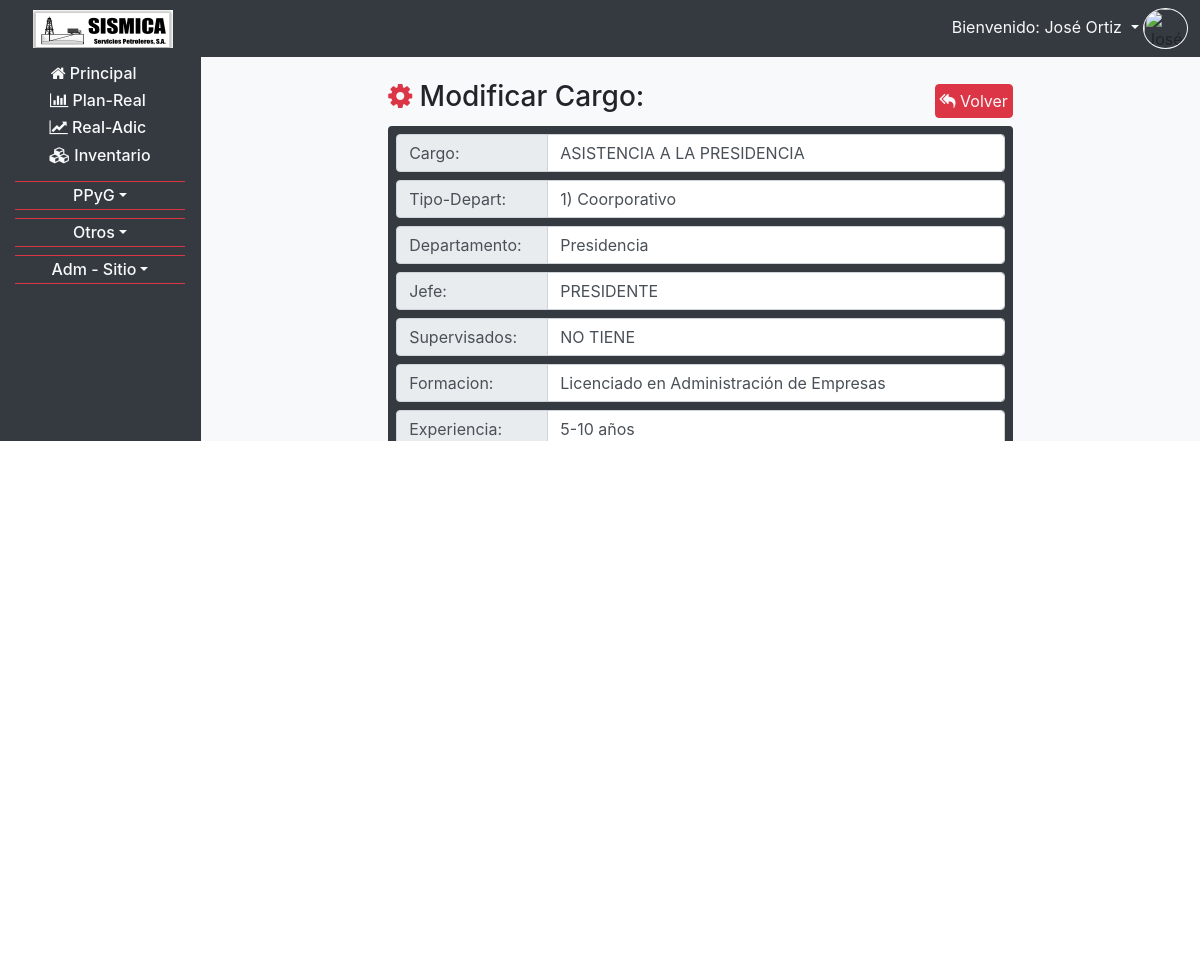
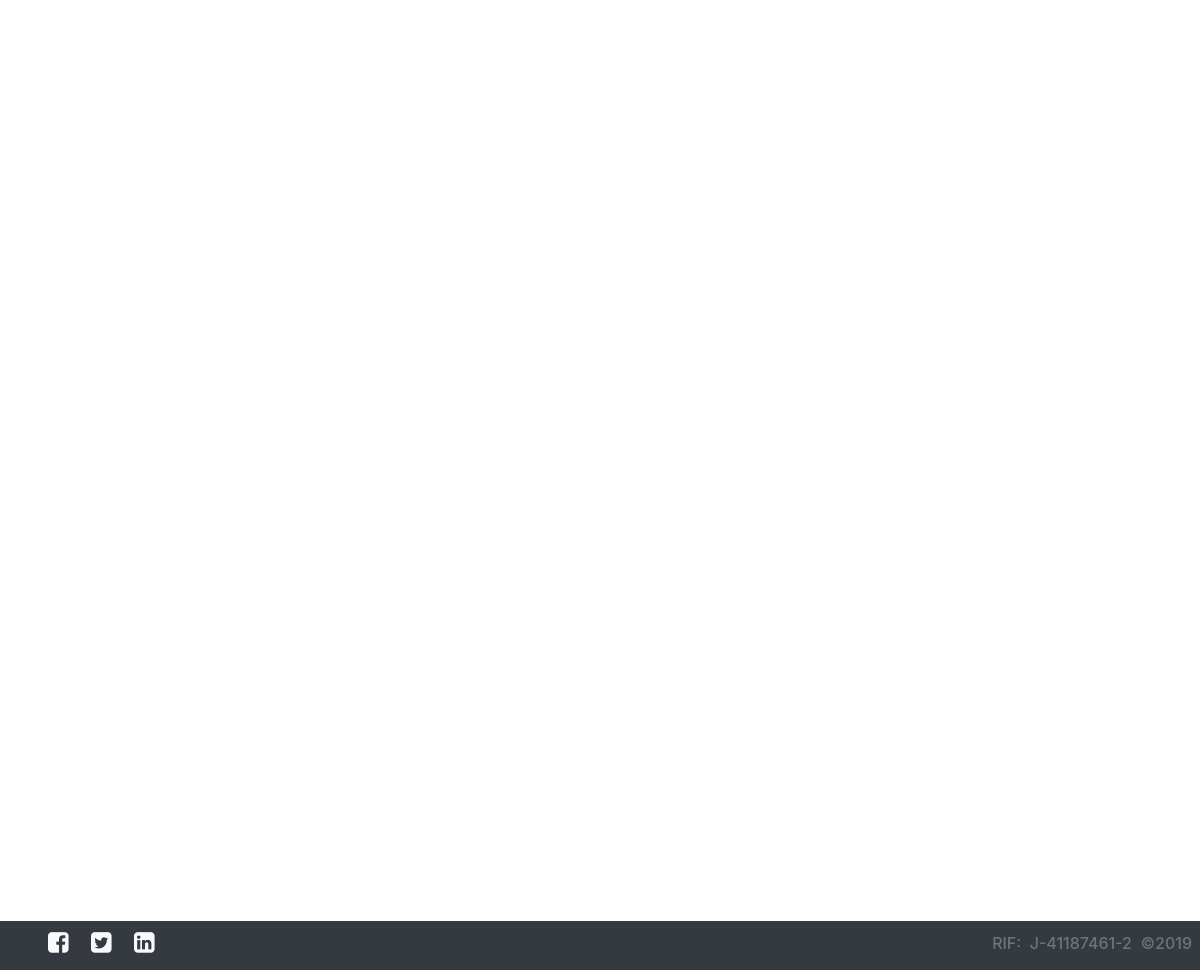
Page /CRUD_cargos.php?NA_Accion=actualizar&NA_Id=1 (signed in) on the committed database (2 pictures, top to bottom).
### tables this page shows
CREATE TABLE `usuarios` (
  `ID` int(11) NOT NULL,
  `CEDULA` varchar(20) NOT NULL,
  `CORREO` varchar(200) NOT NULL,
  `CONTRASENA` varchar(200) NOT NULL,
  `NOMBRE` varchar(200) NOT NULL,
  `APELLIDO` varchar(200) NOT NULL,
  `CARGO` varchar(200) NOT NULL,
  `OFICINA` varchar(200) NOT NULL,
  `TELEFONO` varchar(200) NOT NULL,
  `ACTIVO` varchar(20) NOT NULL,
  `FECHA_NACIMIENTO` date NOT NULL,
  `FECHA_INGRESO` date NOT NULL,
  `NUMERO_DE_EMPLEADO` int(11) NOT NULL,
  `CONECTADO` varchar(2) NOT NULL
);

CREATE TABLE `descripcion_de_cargos` (
  `ID` int(11) NOT NULL,
  `CARGO` varchar(200) NOT NULL,
  `TIPO_DEPARTAMENTO` varchar(200) NOT NULL,
  `DEPARTAMENTO` varchar(200) NOT NULL,
  `JEFE` varchar(200) NOT NULL,
  `SUPERVISADO` varchar(200) NOT NULL,
  `FORMACION` varchar(200) NOT NULL,
  `EXPERIENCIA` varchar(200) NOT NULL,
  `IDIOMA` varchar(200) NOT NULL,
  `OBJETIVOS` text NOT NULL,
  `COMPETENCIAS` text NOT NULL,
  `HABILIDADES` text NOT NULL,
  `FUNCIONES_PRINCIPALES` text NOT NULL,
  `FUNCIONES_ADICIONALES` text NOT NULL
);

### php_require/obtiene_usuario.php (called while the page is built, shortened)
<?php
$usuario_correo=$_SESSION["usuario"];
$consulta="SELECT
			`usuarios`.`CARGO` AS CARGO,
			`usuarios`.`NOMBRE` AS NOMBRE,
			`usuarios`.`APELLIDO` AS APELLIDO,
			`descripcion_de_cargos`.`TIPO_DEPARTAMENTO` AS TIPO_DEPARTAMENTO,
			`descripcion_de_cargos`.`SUPERVISADO` AS SUPERVISADO,
			`descripcion_de_cargos`.`DEPARTAMENTO` AS DEPARTAMENTO
			FROM `descripcion_de_cargos` INNER JOIN `usuarios` ON
			`descripcion_de_cargos`.`CARGO`=`usuarios`.`CARGO`
			WHERE `usuarios`.`CORREO`='$usuario_correo'";
$resultado=mysqli_query($conexion,$consulta);
while(($fila=mysqli_fetch_array($resultado))==true){
	$usuario_nombre=$fila["NOMBRE"] . " " . $fila["APELLIDO"];
}
?>

### CRUD_cargos.php (the view, shortened to what this page needs)
<?php
	require ("php_require/conexion.php");
	require("php_require/obtiene_usuario.php");
	$consulta="SELECT * FROM `descripcion_de_cargos` ORDER BY `ID`";
	$resultados=mysqli_query($conexion,$consulta);
?>
<!doctype html>
<html>
<head>
	<?php require("php_require/head.php"); ?>
</head>
<body>
	<?php require("php_require/nav_usuarios.php") ?>
	<section class="container-fluid px-5 mt-2 mb-5">
		<?php
		if(isset($_GET["NA_Accion"])){
			if($_GET["NA_Accion"]=="insertar"){
		?>
			<div class="col-md-12 col-lg-9 mx-auto">
				<div class="row mt-4 align-items-center">
					<div class="col-md-9 mb-1">
						<h3 class="text-center text-md-left" title="Insertar nuevo Cargo en la Empresa"><span class="text-danger fa fa-cog fa-spin "></span> Insertar Cargo:</h3>
					</div>
					<div class="col-md-3 text-center text-md-right mb-1">
						<a href="CRUD_cargos.php" class="btn btn-danger text-light p-1"><span class="fa fa-reply-all"></span> Volver</a>
					</div>
				</div>
				<form action="CRUD_cargos.php" method="post" class="text-center bg-dark p-2 rounded">
					<input type="hidden" name="CRUD" id="CRUD" value="C">
					<div class="input-group">
						<div class="input-group-prepend mb-2 w-25">
							<span class="input-group-text w-100">Cargo:</span>
						</div>
						<input type="text" class="form-control col mb-2" name="cargo" id="cargo" placeholder="introduzca el cargo nuevo" required autocomplete="off" title="introduzca el cargo nuevo">
					</div>
					<div class="input-group">
						<div class="input-group-prepend mb-2 w-25">
							<span class="input-group-text w-100">Tipo-Depart:</span>
						</div>
						<input type="text" class="form-control col mb-2" name="tipo_departamento" id="tipo_departamento" placeholder="introduzca el tipo de departamento del nuevo cargo" required autocomplete="off" title="introduzca el tipo de departamento del nuevo cargo">
					</div>
					<div class="input-group">
						<div class="input-group-prepend mb-2 w-25">
							<span class="input-group-text w-100">Departamento:</span>
						</div>
						<input type="text" class="form-control col mb-2" name="departamento" id="departamento" placeholder="introduzca el departamento del nuevo cargo" required autocomplete="off" title="introduzca el departamento del nuevo cargo">
					</div>
					<div class="input-group">
						<div class="input-group-prepend mb-2 w-25">
							<span class="input-group-text w-100">Jefe:</span>
						</div>
						<input type="text" class="form-control col mb-2" name="jefe" id="jefe" placeholder="introduzca el cargo del Jefe inmediato para el nuevo cargo" required autocomplete="off" title="introduzca el cargo del Jefe inmediato para el nuevo cargo">
					</div>
					<div class="input-group">
						<div class="input-group-prepend mb-2 w-25">
							<span class="input-group-text w-100">Supervisados:</span>
						</div>
						<input type="text" class="form-control col mb-2" name="supervisado" id="supervisado" placeholder="introduzca el cargo del personal a cargo para el nuevo cargo" required autocomplete="off" title="introduzca el cargo del personal a cargo para el nuevo cargo">
					</div>
					<div class="input-group">
						<div class="input-group-prepend mb-2 w-25">
							<span class="input-group-text w-100">Formacion:</span>
						</div>
						<input type="text" class="form-control col mb-2" name="formacion" id="formacion" placeholder="introduzca la Formación requerida para el nuevo cargo" required autocomplete="off" title="introduzca la Formación requerida para el nuevo cargo">
					</div>
					<div class="input-group">
						<div class="input-group-prepend mb-2 w-25">
							<span class="input-group-text w-100">Experiencia:</span>
						</div>
						<input type="text" class="form-control col mb-2" name="experiencia" id="experiencia" placeholder="introduzca los Años de experiencia requerida para el nuevo cargo" required autocomplete="off" title="introduzca los Años de experiencia requerida para el nuevo cargo">
					</div>
					<div class="input-group">
						<div class="input-group-prepend mb-2 w-25">
							<span class="input-group-text w-100">Idiomas:</span>
						</div>
						<input type="text" class="form-control col mb-2" name="idioma" id="idioma" placeholder="introduzca idioma y nivel requerido para el nuevo cargo" required autocomplete="off" title="introduzca idioma y nivel requerido para el nuevo cargo">
					</div>
					<div class="input-group mb-2">
						<span class="input-group-text w-100">Objetivos:</span>
						<textarea class="form-control col mb-2" name="objetivos" id="objetivos" required></textarea>
						<script>
							$(document).ready(function() {
								$('#objetivos').summernote({
									placeholder: 'introduzca los objetivos del nuevo cargo',
									tabsize: 1,
									height: 250
								});
							});
						</script>
					</div>
					<div class="input-group">
						<div class="input-group-prepend mb-2 w-25">
							<span class="input-group-text w-100">Competencias:</span>
						</div>
						<textarea class="form-control col mb-2" name="competencias" id="competencias" placeholder="introduzca las competencias del nuevo cargo" required autocomplete="off" title="introduzca las competencias del nuevo cargo"></textarea>
					</div>
					<div class="input-group">
						<div class="input-group-prepend mb-2 w-25">
							<span class="input-group-text w-100">Habilidades:</span>
						</div>
						<textarea class="form-control col mb-2" name="habilidades" id="habilidades" placeholder="introduzca las habilidades del nuevo cargo" required autocomplete="off" title="introduzca las habilidades del nuevo cargo"></textarea>
					</div>
					<div class="input-group mb-2">
						<span class="input-group-text w-100">Funciones:</span>
						<textarea class="form-control col mb-2" name="func_principales" id="func_principales" required></textarea>
						<script>
							$(document).ready(function() {
								$('#func_principales').summernote({
									placeholder: 'introduzca las funciones principales del nuevo cargo',
									tabsize: 1,
									height: 250
								});
							});
						</script>
					</div>
					<div class="input-group">
						<div class="input-group-prepend mb-2 w-25">
							<span class="input-group-text w-100">Adicionales:</span>
						</div>
						<textarea class="form-control col mb-2" name="func_adicionales" id="func_adicionales" placeholder="introduzca las funciones adicionales del nuevo cargo" required autocomplete="off" title="introduzca las funciones adicionales del nuevo cargo"></textarea>
					</div>
					<div class="m-auto">
						<a href="CRUD_cargos.php" class="btn btn-danger text-light"><span class="fa fa-reply-all"></span> Volver</a>&nbsp;&nbsp;&nbsp;&nbsp;&nbsp;&nbsp;<input type="submit" value="Insertar Nuevo Renglón &raquo;" class="btn btn-danger">
					</div>
				</form>
			</div>
		<?php
			}else if($_GET["NA_Accion"]=="actualizar"){
				$id_a_actualizar=$_GET["NA_Id"];
				$consulta="SELECT * FROM `descripcion_de_cargos` WHERE `ID`='$id_a_actualizar'";
				$resultados=mysqli_query($conexion,$consulta);
				while(($fila=mysqli_fetch_array($resultados))==true){
					$datos_a_actualizar['ID']=$fila['ID'];
					$datos_a_actualizar['CARGO']=$fila['CARGO'];
					$datos_a_actualizar['TIPO_DEPARTAMENTO']=$fila['TIPO_DEPARTAMENTO'];
					$datos_a_actualizar['DEPARTAMENTO']=$fila['DEPARTAMENTO'];
					$datos_a_actualizar['JEFE']=$fila['JEFE'];
					$datos_a_actualizar['SUPERVISADO']=$fila['SUPERVISADO'];
					$datos_a_actualizar['FORMACION']=$fila['FORMACION'];
					$datos_a_actualizar['EXPERIENCIA']=$fila['EXPERIENCIA'];
					$datos_a_actualizar['IDIOMA']=$fila['IDIOMA'];
					$datos_a_actualizar['OBJETIVOS']=$fila['OBJETIVOS'];
					$datos_a_actualizar['COMPETENCIAS']=$fila['COMPETENCIAS'];
					$datos_a_actualizar['HABILIDADES']=$fila['HABILIDADES'];
					$datos_a_actualizar['FUNCIONES_PRINCIPALES']=$fila['FUNCIONES_PRINCIPALES'];
					$datos_a_actualizar['FUNCIONES_ADICIONALES']=$fila['FUNCIONES_ADICIONALES'];
				}
		?>
			<div class="col-md-12 col-lg-9 mx-auto">
				<div class="row mt-4 align-items-center">
					<div class="col-md-9 mb-1">
						<h3 class="text-center text-md-left" title="Modificar un Cargo existente en la Empresa"><span class="text-danger fa fa-cog fa-spin "></span> Modificar Cargo:</h3>
					</div>
					<div class="col-md-3 text-center text-md-right mb-1">
						<a href="CRUD_cargos.php" class="btn btn-danger text-light p-1"><span class="fa fa-reply-all"></span> Volver</a>
					</div>
				</div>
				<form action="CRUD_cargos.php" method="post" class="text-center bg-dark p-2 rounded">
					<div class="input-group">
						<div class="input-group-prepend mb-2 w-25">
							<span class="input-group-text w-100">Cargo:</span>
						</div>
						<input type="text" class="form-control col mb-2" name="cargo" id="cargo" placeholder="Modifique el cargo nuevo" required autocomplete="off" title="Modifique el cargo nuevo" value="<?php echo $datos_a_actualizar['CARGO']; ?>">
					</div>
					<div class="input-group">
						<div class="input-group-prepend mb-2 w-25">
							<span class="input-group-text w-100">Tipo-Depart:</span>
						</div>
						<input type="text" class="form-control col mb-2" name="tipo_departamento" id="tipo_departamento" placeholder="Modifique el tipo de departamento del cargo" required autocomplete="off" title="Modifique el tipo de departamento del cargo" value="<?php echo $datos_a_actualizar['TIPO_DEPARTAMENTO']; ?>">
					</div>
					<div class="input-group">
						<div class="input-group-prepend mb-2 w-25">
							<span class="input-group-text w-100">Departamento:</span>
						</div>
						<input type="text" class="form-control col mb-2" name="departamento" id="departamento" placeholder="Modifique el departamento del cargo" required autocomplete="off" title="Modifique el departamento del cargo" value="<?php echo $datos_a_actualizar['DEPARTAMENTO']; ?>">
					</div>
					<div class="input-group">
						<div class="input-group-prepend mb-2 w-25">
							<span class="input-group-text w-100">Jefe:</span>
						</div>
						<input type="text" class="form-control col mb-2" name="jefe" id="jefe" placeholder="Modifique el cargo del Jefe inmediato para el cargo" required autocomplete="off" title="Modifique el cargo del Jefe inmediato para el cargo" value="<?php echo $datos_a_actualizar['JEFE']; ?>">
					</div>
					<div class="input-group">
						<div class="input-group-prepend mb-2 w-25">
							<span class="input-group-text w-100">Supervisados:</span>
						</div>
						<input type="text" class="form-control col mb-2" name="supervisado" id="supervisado" placeholder="Modifique el cargo del personal a cargo para el cargo" required autocomplete="off" title="Modifique el cargo del personal a cargo para el cargo" value="<?php echo $datos_a_actualizar['SUPERVISADO']; ?>">
					</div>
					<div class="input-group">
						<div class="input-group-prepend mb-2 w-25">
							<span class="input-group-text w-100">Formacion:</span>
						</div>
						<input type="text" class="form-control col mb-2" name="formacion" id="formacion" placeholder="Modifique la Formación requerida para el cargo" required autocomplete="off" title="Modifique la Formación requerida para el cargo" value="<?php echo $datos_a_actualizar['FORMACION']; ?>">
					</div>
					<div class="input-group">
						<div class="input-group-prepend mb-2 w-25">
							<span class="input-group-text w-100">Experiencia:</span>
						</div>
						<input type="text" class="form-control col mb-2" name="experiencia" id="experiencia" placeholder="Modifique los Años de experiencia requerida para el cargo" required autocomplete="off" title="Modifique los Años de experiencia requerida para el cargo" value="<?php echo $datos_a_actualizar['EXPERIENCIA']; ?>">
					</div>
				</form>
			</div>
		<?php
			}else{
		?>
				<META HTTP-EQUIV="Refresh" CONTENT="0; URL=CRUD_cargos.php">
		<?php
			}
		}
		?>
	</section>
	<?php require("php_require/footer2.php"); ?>
</body>
</html>

### php_require/nav_usuarios.php (shortened to what this page needs)
<nav class="navbar navbar-expand-md navbar-dark bg-dark fixed-top py-0 pl-1 pr-2 my-0">
	<a class="navbar-text" style="width: 150px; margin-left: 2%;" href="zona_principal.php">
		<div id="amazingslider-wrapper-1" style="max-width:140px; height:38px; margin:0px auto 0px; border:#000 0px solid; overflow:hidden; background-color:transparent">
			<div id="amazingslider-1" style="margin:0 auto;">
			</div>
		</div>
	</a>
	<div class="collapse navbar-collapse" id="navbarsExample04">
		<ul class="navbar-nav ml-auto mr-1 py-2">
			<li class="nav-item dropdown">
				<a class="dropdown-toggle text-light" href="" id="dropdown05" data-toggle="dropdown" aria-haspopup="true" aria-expanded="false" title="Mostrar opciones de usuario">
					<?php echo "Bienvenido: $usuario_nombre"; ?></span>
				</a>
				<div class="d-none d-md-inline">
					<img src="fotos_del_personal/<?php echo $usuario_correo; ?>.png" class="imgFit border border-light rounded-circle" style="height: 41px; width: 45px;" title="<?php echo $usuario_nombre; ?>">
				</div>
			</li>
		</ul>
	</div>
</nav>
<section class="container-fluid pt-2 mt-5 mb-5 bg-dark">
	<div class="row">
		<aside class="col-0 col-md-2 d-none d-md-inline-block bg-dark pre-scrollable">
			<?php require("php_require/menu_lateral.php") ?>
		</aside>
		<div class="col-12 col-md-10 border-left border-dark bg-light pre-scrollable">

### rows in the picture
usuarios: usuario_nombre "José Ortiz"
descripcion_de_cargos: cargo "ASISTENCIA A LA PRESIDENCIA", tipo_departamento "1) Coorporativo", departamento "Presidencia", jefe "PRESIDENTE", supervisado "NO TIENE", formacion "Licenciado en Administración de Empresas", experiencia "5-10 años"

### other values in the picture
$departamentos_i[0] "PPyG"
$fila['DESCRIPCION'] "J-41187461-2"
